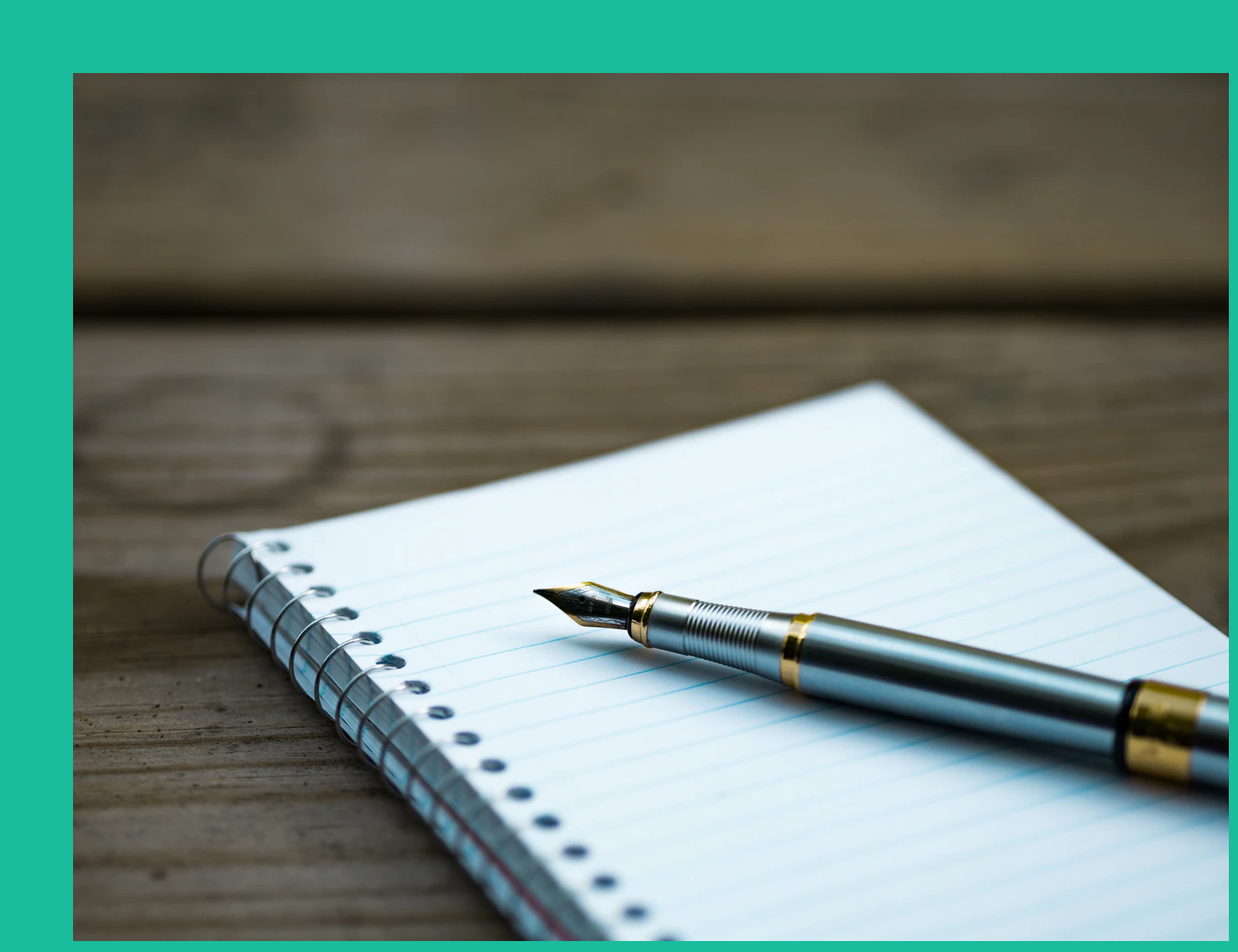
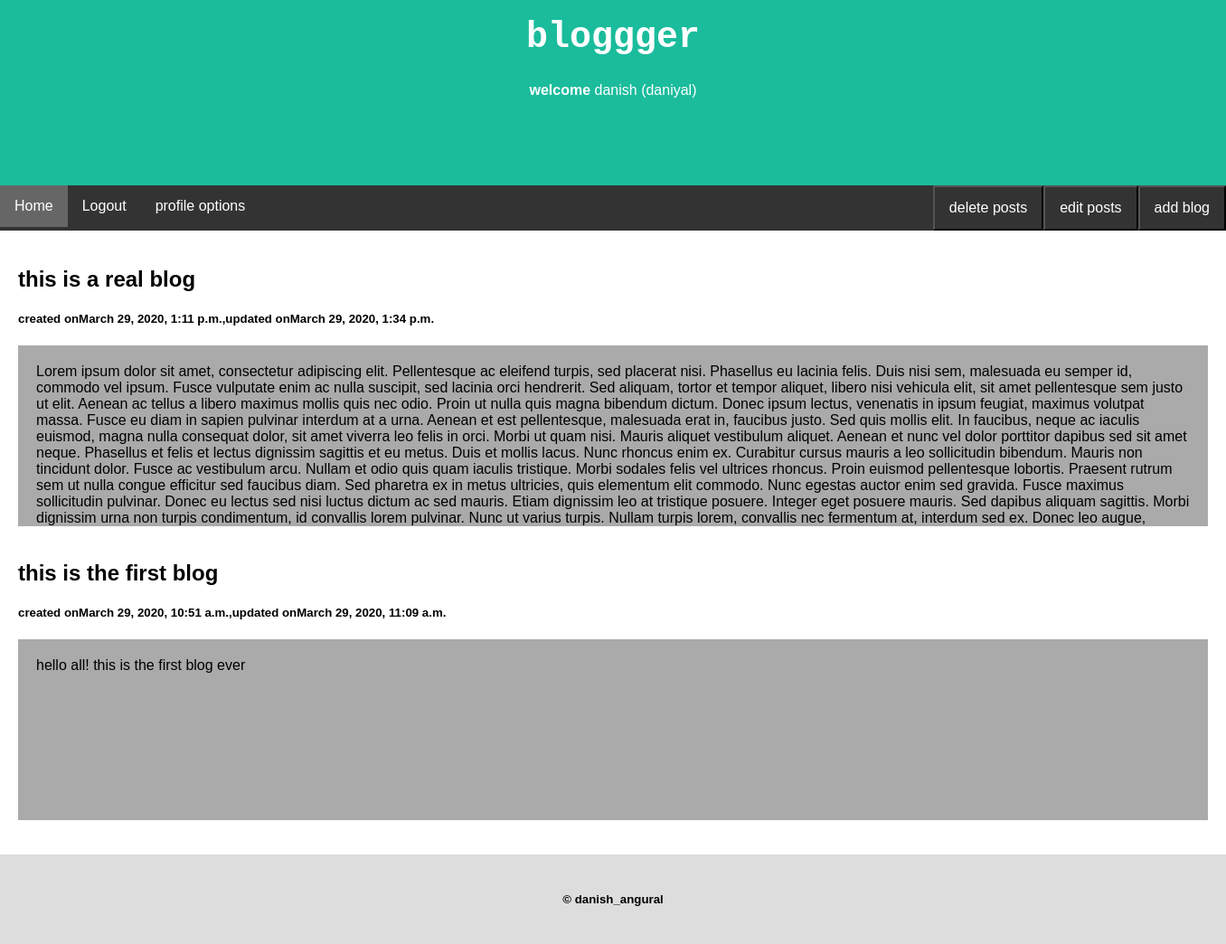
Screenshot of /personal_homepage (signed in) with the database file from the repository (2 pictures, top to bottom).
### blog/models.py (models this page shows, shortened)
class user_profile(models.Model):
    user=models.OneToOneField(User, on_delete=models.CASCADE, primary_key=True)
    nickname=models.CharField(max_length=10 ,blank=True)
    date_of_birth=models.DateField()
    profile_photo=models.ImageField(upload_to='profiles', blank=True)

class Post(models.Model):
    title = models.CharField(max_length=200, unique=True)
    updated_on = models.DateTimeField(auto_now= True)
    content = models.TextField(unique=True)
    created_on = models.DateTimeField(auto_now_add=True)
    author=models.ForeignKey(User, on_delete=models.CASCADE)

### blog/views.py (the view)
# urls.py: path('personal_homepage' , views.personal_homepage, name='personal_homepage'),
def personal_homepage(request):
    return render(request, 'personal_homepage.html', {'user':request.user, 'all_blogs': all_blogs(), 'user_blogs': user_posts(request.user)})

### blog/views.py (called while the page is built)
def user_posts(user):
    return user.post_set.all().order_by('-created_on', '-updated_on')

def all_blogs():
    return Post.objects.all().order_by('-created_on', '-updated_on')

### blog/templates/personal_homepage.html (shortened to what this page needs)
<!DOCTYPE html>
<html lang="en">
<head>
</head>
<body>
{% block content %}
<div class="header">
  <img src="background.webp">
  <h1>bloggger</h1>
  <p> <b>welcome</b> {{user.first_name}} ({{user.user_profile.nickname}})</p>
</div>
<div class="navbar">
  <a href="personal_homepage" class="active">Home</a>
  <button class = "right"onclick="document.getElementById('id01').style.display='block'">add blog</button>
  <a href="logout">Logout</a>
  <div class="dropdown">
   <button class="dropbtn">profile options
   </button>
 </div>
 <button onclick="document.getElementById('id02').style.display='block'">edit posts</button>
 <button onclick="document.getElementById('id06').style.display='block'">delete posts</button>
</div>
<div class="row">
  <div class="main">
    {% for blog in all_blogs %}
    <h2 onclick= "getElementById('id07').style.display='block'">{{blog.title}}</h2>
    <h5>created on{{blog.created_on}},updated on{{blog.updated_on}}</h5>
    <div class="fakeimg" >
      {{blog.content}}
    </div>
    <br>
    {% endfor %}
  </div>
</div>
<div class="footer">
  <h5> 	&copy danish_angural</h5>
</div>
{%endblock%}
</body>
</html>

### blog/templates/personal_homepage.html (style rules this page uses)
.navbar { overflow: hidden; background-color: #333; }
.navbar a { float: left; font-size: 16px; color: white; text-align: center; padding: 14px 16px; text-decoration: none; }
.dropdown { float: left; overflow: hidden; }
.dropdown .dropbtn { font-size: 16px; border: none; outline: none; color: white; padding: 14px 16px; background-color: inherit; font-family: inherit; margin: 0; }
* { box-sizing: border-box; }
body { font-family: Arial, Helvetica, sans-serif; margin: 0; }
.header { font-family: ; padding: 80px; text-align: center; background: #1abc9c; color: white; }
.header h1 { font-size: 40px; font-family:monospace; }
.navbar button { background-color: inherit; float: right; font-size: 16px; color: white; text-align: center; padding: 14px 16px; text-decoration: none; }
.navbar a.active { background-color: #666; color: white; }
.row { display: -ms-flexbox; display: flex; -ms-flex-wrap: wrap; flex-wrap: wrap; }
.main { -ms-flex: 70%; flex: 70%; background-color: white; padding: 20px; }
.fakeimg { max-width: 100%; background-color: #aaa; width: auto; height: 200px; padding: 20px; font-family: sans-serif; overflow-y:scroll; overflow-x:scroll; }
.footer { padding: 20px; text-align: center; background: #ddd; }

### rows the page displays
Post: title "this is a real blog", created_on "March 29, 2020, 1:11 p.m.", updated_on "March 29, 2020, 1:34 p.m.", content "Lorem ipsum dolor sit amet, consectetur adipiscing elit. Pellentesque ac eleifend turpis, sed placerat nisi. Phasellus eu lacinia felis. Duis nisi sem, malesuada eu semper id, commodo vel ipsum. Fusce vulputate enim ac nulla suscipit, sed lacinia orci hendrerit. Sed aliquam, tortor et tempor aliquet, libero nisi vehicula elit, sit amet pellentesque sem justo ut elit. Aenean ac tellus a libero maximus mollis quis nec odio. Proin ut nulla quis magna bibendum dictum. Donec ipsum lectus, venenatis in ipsum feugiat, maximus volutpat massa. Fusce eu diam in sapien pulvinar interdum at a urna. Aenean et est pellentesque, malesuada erat in, faucibus justo. Sed quis mollis elit. In faucibus, neque…"
Post: title "this is the first blog", created_on "March 29, 2020, 10:51 a.m.", updated_on "March 29, 2020, 11:09 a.m.", content "hello all! this is the first blog ever"

### other values shown
{{ user.first_name }} "danish"
{{ user.user_profile.nickname }} "daniyal"
